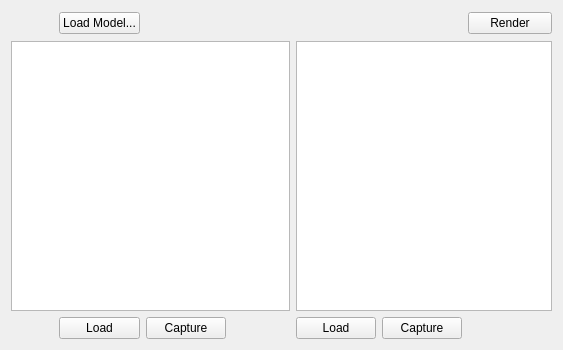
<?xml version="1.0" encoding="UTF-8"?>
<ui version="4.0">
 <class>Widget_FaceMorph</class>
 <widget class="QWidget" name="Widget_FaceMorph">
  <property name="geometry">
   <rect>
    <x>0</x>
    <y>0</y>
    <width>563</width>
    <height>350</height>
   </rect>
  </property>
  <property name="windowTitle">
   <string>Form</string>
  </property>
  <layout class="QGridLayout" name="gridLayout">
   <item row="0" column="2" colspan="4">
    <spacer name="horizontalSpacer">
     <property name="orientation">
      <enum>Qt::Horizontal</enum>
     </property>
     <property name="sizeHint" stdset="0">
      <size>
       <width>316</width>
       <height>24</height>
      </size>
     </property>
    </spacer>
   </item>
   <item row="1" column="0" colspan="4">
    <widget class="Widget_FacePhotoView" name="view1"/>
   </item>
   <item row="1" column="4" colspan="3">
    <widget class="Widget_FacePhotoView" name="view2"/>
   </item>
   <item row="2" column="0">
    <spacer name="horizontalSpacer_2">
     <property name="orientation">
      <enum>Qt::Horizontal</enum>
     </property>
     <property name="sizeHint" stdset="0">
      <size>
       <width>15</width>
       <height>20</height>
      </size>
     </property>
    </spacer>
   </item>
   <item row="2" column="1">
    <widget class="QPushButton" name="btnLoadImg1">
     <property name="text">
      <string>Load</string>
     </property>
    </widget>
   </item>
   <item row="2" column="2">
    <widget class="QPushButton" name="btnCapImg1">
     <property name="text">
      <string>Capture</string>
     </property>
    </widget>
   </item>
   <item row="2" column="3">
    <spacer name="horizontalSpacer_3">
     <property name="orientation">
      <enum>Qt::Horizontal</enum>
     </property>
     <property name="sizeHint" stdset="0">
      <size>
       <width>43</width>
       <height>20</height>
      </size>
     </property>
    </spacer>
   </item>
   <item row="2" column="4">
    <widget class="QPushButton" name="btnLoadImg2">
     <property name="text">
      <string>Load</string>
     </property>
    </widget>
   </item>
   <item row="2" column="5">
    <widget class="QPushButton" name="btnCapImg2">
     <property name="text">
      <string>Capture</string>
     </property>
    </widget>
   </item>
   <item row="2" column="6">
    <spacer name="horizontalSpacer_4">
     <property name="orientation">
      <enum>Qt::Horizontal</enum>
     </property>
     <property name="sizeHint" stdset="0">
      <size>
       <width>82</width>
       <height>20</height>
      </size>
     </property>
    </spacer>
   </item>
   <item row="0" column="6">
    <widget class="QPushButton" name="btnRender">
     <property name="text">
      <string>Render</string>
     </property>
    </widget>
   </item>
   <item row="0" column="1">
    <widget class="QPushButton" name="btnLoadModel">
     <property name="text">
      <string>Load Model...</string>
     </property>
    </widget>
   </item>
  </layout>
 </widget>
 <customwidgets>
  <customwidget>
   <class>Widget_FacePhotoView</class>
   <extends>QGraphicsView</extends>
   <header>widget_facephotoview.h</header>
   <slots>
    <slot>loadImgFromFile()</slot>
    <slot>loadImgFromCam()</slot>
   </slots>
  </customwidget>
 </customwidgets>
 <resources/>
 <connections>
  <connection>
   <sender>btnLoadImg1</sender>
   <signal>clicked()</signal>
   <receiver>view1</receiver>
   <slot>loadImgFromFile()</slot>
   <hints>
    <hint type="sourcelabel">
     <x>97</x>
     <y>325</y>
    </hint>
    <hint type="destinationlabel">
     <x>91</x>
     <y>262</y>
    </hint>
   </hints>
  </connection>
  <connection>
   <sender>btnCapImg1</sender>
   <signal>clicked()</signal>
   <receiver>view1</receiver>
   <slot>loadImgFromCam()</slot>
   <hints>
    <hint type="sourcelabel">
     <x>182</x>
     <y>327</y>
    </hint>
    <hint type="destinationlabel">
     <x>184</x>
     <y>261</y>
    </hint>
   </hints>
  </connection>
  <connection>
   <sender>btnLoadImg2</sender>
   <signal>clicked()</signal>
   <receiver>view2</receiver>
   <slot>loadImgFromFile()</slot>
   <hints>
    <hint type="sourcelabel">
     <x>312</x>
     <y>329</y>
    </hint>
    <hint type="destinationlabel">
     <x>326</x>
     <y>263</y>
    </hint>
   </hints>
  </connection>
  <connection>
   <sender>btnCapImg2</sender>
   <signal>clicked()</signal>
   <receiver>view2</receiver>
   <slot>loadImgFromCam()</slot>
   <hints>
    <hint type="sourcelabel">
     <x>426</x>
     <y>327</y>
    </hint>
    <hint type="destinationlabel">
     <x>404</x>
     <y>260</y>
    </hint>
   </hints>
  </connection>
 </connections>
</ui>
